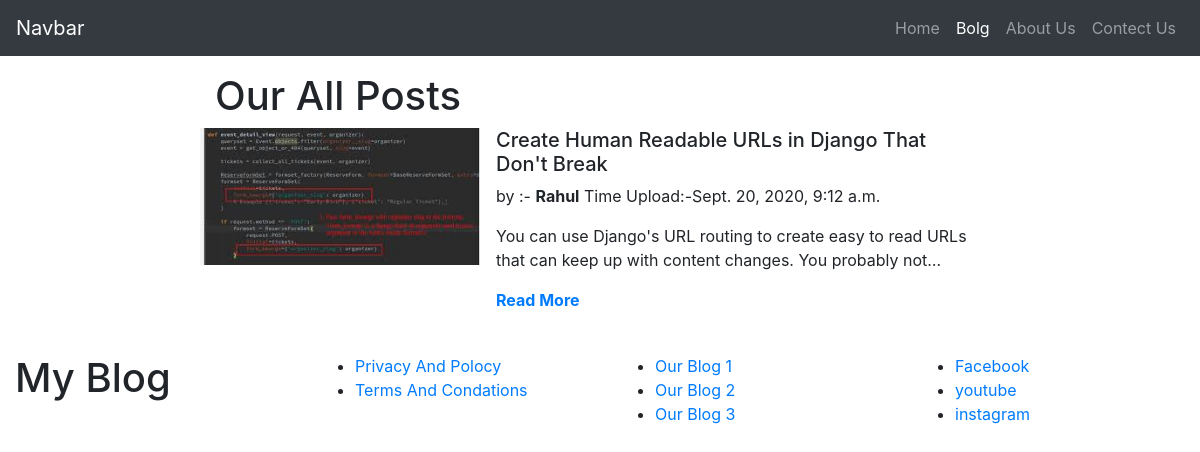
Screenshot of /blog/ with the database file from the repository.
### home/models.py (models this page shows, shortened)
class Blogpost(models.Model):
    slno = models.AutoField(primary_key = True)
    title = models.CharField(max_length= 100)
    overview = models.TextField()
    time_upload = models.DateTimeField(blank=True)
    author = models.CharField(max_length=25)
    slug = models.CharField(max_length=130,default="")
    thumbnail = models.ImageField(upload_to = 'thumbnails')
    publish = models.BooleanField()
    categories = models.ManyToManyField(Categorie)
    class Meta:
        ordering = ['-time_upload',]

### home/views.py (the view)
# urls.py: path('blog/',views.blog ),
def blog(request):
    posts = Blogpost.objects.filter(publish=True)
    context = {'posts': posts}
    return render(request, "blog.html", context)

### templates/blog.html (shortened to what this page needs)
{% extends 'base.html' %}
{% block blogactive %}active {% endblock blogactive %}
{% block body %}
<div class="container-fluid my-3">
    <div class="row">
        <div class="col-md-2"></div>
        <div class="col-md-8">
            <h1>Our All Posts</h1>
                {% for post in posts %}
                <div class="row">
                    <div style="width: 35%; height:210px">
                        <img style="width: 100%;" src="{{post.thumbnail.url}}" alt="Some Images Here">
                    </div>
                    <div style="width: 59%; height:210px;" class="mx-3">
                        <h5>{{post.title}}</h5>
                        <p > by :- <b>{{post.author}}</b> Time Upload:-{{post.time_upload}}</p>
                        <p>{{post.overview|safe|truncatechars:120}}</p>
                        <a href="/pview/{{post.slug}}"><b>Read More</b></a>
                    </div>
                </div>
                {% endfor %}
        </div>
        <div class="col-md-2"></div>
    </div>
</div>
{% endblock body %}

### templates/base.html (shortened to what this page needs)
<!doctype html>
<html lang="en">
<head>
    <link rel="stylesheet" href="https://stackpath.bootstrapcdn.com/bootstrap/4.5.2/css/bootstrap.min.css"
>
</head>
<body>
    <nav class="navbar navbar-expand-lg navbar-dark bg-dark">
        <a class="navbar-brand" href="#">Navbar</a>
        <div class="collapse navbar-collapse" id="navbarSupportedContent">
            <ul class="navbar-nav ml-auto">
                <li class="nav-item {% block homeactive %} {% endblock homeactive %}">
                    <a class="nav-link" href="/">Home <span class="sr-only">(current)</span></a>
                </li>
                <li class="nav-item {% block blogactive %} {% endblock blogactive %}">
                    <a class="nav-link" href="/blog">Bolg</a>
                </li>
                <li class="nav-item {% block aboutactive %} {% endblock aboutactive %}">
                    <a class="nav-link" href="/about">About Us</a>
                </li>
                <li class="nav-item {% block contectactive %} {% endblock contectactive %}">
                    <a class="nav-link" href="/contect">Contect Us</a>
                </li>
            </ul>
        </div>
    </nav>
    {% block body %} {% endblock body %}
    <div class="col-md-12 my-3 ">
        <div class="row foot">
            <div class="col-md-3">
                <h1>My Blog</h1>
            </div>
            <div class="col-md-3">
                <ul>
                    <li><a href="">Privacy And Polocy</a></li>
                    <li><a href="">Terms And Condations</a></li>
                </ul>
            </div>
            <div class="col-md-3">
                <ul>
                    <li><a href="">Our Blog 1</a></li>
                    <li> <a href="">Our Blog 2</a></li>
                    <li> <a href="">Our Blog 3</a></li>
                </ul>
            </div>
            <div class="col-md-3">
                <ul>
                    <li><a href="">Facebook</a></li>
                    <li> <a href="">youtube</a></li>
                    <li> <a href="">instagram</a></li>
                </ul>
            </div>
        </div>
    </div>
</body>
</html>

### rows the page displays
Blogpost: thumbnail (picture), title "Create Human Readable URLs in Django That Don't Break", author "Rahul", time_upload "Sept. 20, 2020, 9:12 a.m.", overview "You can use Django's URL routing to create easy to read URLs that can keep up with content changes. You probably not…"
